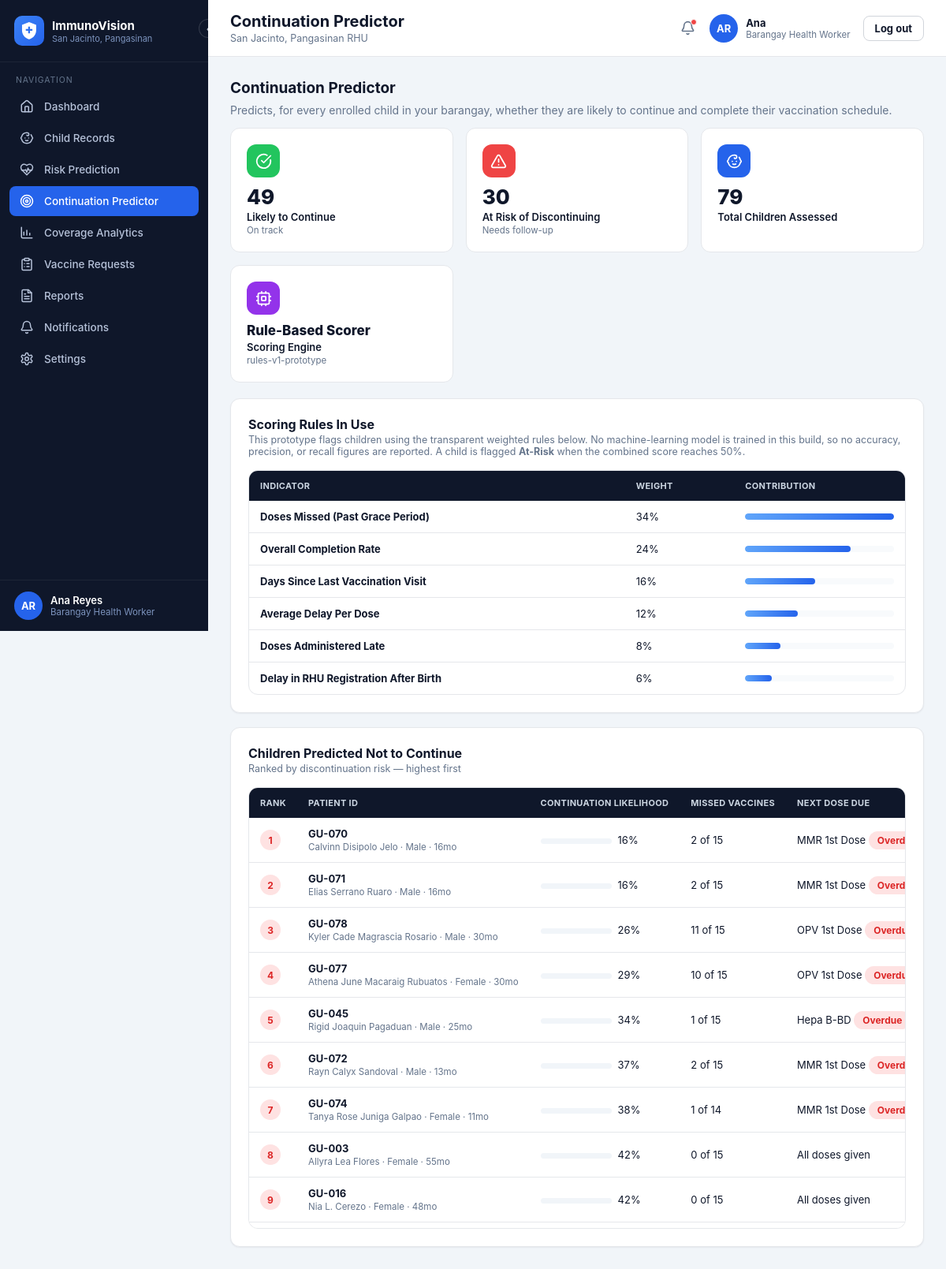
/bhw/continuation (signed in), run on the app's committed database.
### models.py (models this page shows, shortened)
class User(UserMixin, db.Model):
    __tablename__ = "users"
    id = db.Column(db.Integer, primary_key=True)
    username = db.Column(db.String(64), unique=True, nullable=False)
    password_hash = db.Column(db.String(255), nullable=False)
    full_name = db.Column(db.String(150), nullable=False)
    role = db.Column(db.String(20), nullable=False)  # admin | rhu | bhw
    barangay_id = db.Column(db.Integer, db.ForeignKey("barangays.id"), nullable=True)
    is_active_flag = db.Column(db.Boolean, default=True, nullable=False)
    created_at = db.Column(db.DateTime, default=datetime.utcnow)
    last_login_at = db.Column(db.DateTime, nullable=True)
    @property
    def is_active(self):
        return self.is_active_flag
    @property
    def role_label(self):
        return {"admin": "System Administrator", "rhu": "RHU Personnel",
                "bhw": "Barangay Health Worker"}.get(self.role, self.role)

class VaccineType(db.Model):
    __tablename__ = "vaccine_types"
    id = db.Column(db.Integer, primary_key=True)
    code = db.Column(db.String(20), unique=True, nullable=False)
    name = db.Column(db.String(100), nullable=False)
    antigen_id = db.Column(db.Integer, db.ForeignKey("vaccine_antigens.id"), nullable=False)
    dose_number = db.Column(db.Integer, nullable=False, default=1)
    recommended_age_days = db.Column(db.Integer, nullable=False, default=0)
    antigen = db.relationship("VaccineAntigen")

class Barangay(db.Model):
    __tablename__ = "barangays"
    id = db.Column(db.Integer, primary_key=True)
    name = db.Column(db.String(100), unique=True, nullable=False)
    children = db.relationship("Child", backref="barangay", lazy="dynamic")
    users = db.relationship("User", backref="barangay", lazy="dynamic")

class Child(db.Model):
    __tablename__ = "children"
    id = db.Column(db.Integer, primary_key=True)
    full_name = db.Column(db.String(150), nullable=False)
    sex = db.Column(db.String(1), nullable=False)  # M | F
    date_of_birth = db.Column(db.Date, nullable=False)
    barangay_id = db.Column(db.Integer, db.ForeignKey("barangays.id"), nullable=False)
    address = db.Column(db.String(255))
    guardian_name = db.Column(db.String(150))
    guardian_contact = db.Column(db.String(50))
    date_registered = db.Column(db.Date, default=date.today)
    vitamin_a_date = db.Column(db.Date, nullable=True)
    mnp_given = db.Column(db.Boolean, default=False)
    number_of_visits = db.Column(db.Integer, default=0)
    moved_out = db.Column(db.Boolean, default=False, nullable=False)
    source = db.Column(db.String(20), default="synthetic")  # "real" | "synthetic"
    created_by_id = db.Column(db.Integer, db.ForeignKey("users.id"), nullable=True)
    created_at = db.Column(db.DateTime, default=datetime.utcnow)
    vaccination_records = db.relationship(
        "VaccinationRecord", backref="child", lazy="dynamic", cascade="all, delete-orphan"
    )
    risk_assessments = db.relationship(
        "RiskAssessment", backref="child", lazy="dynamic", cascade="all, delete-orphan",
        order_by="desc(RiskAssessment.computed_at)",
    )
    @property
    def age_in_days(self):
        return (date.today() - self.date_of_birth).days
    @property
    def age_display(self):
        days = self.age_in_days
        months = days // 30
        return f"{days}d" if months < 1 else f"{months}mo"

### app.py (the view)
@bhw_bp.route("/continuation")
def continuation():
    bid = current_user.barangay_id
    vt_lookup = {vt.code: vt for vt in VaccineType.query.all()}
    rows = at_risk_table(bid)
    for r in rows:
        r["continuation_pct"] = 100 - r["risk_score"]
        r["next_dose"] = _next_dose_for(r["child"], vt_lookup)
    engine = dp.model_info()
    return render_template("bhw_continuation.html", **_bhw_ctx(
        "continuation", page_title="Continuation Predictor", rows=rows, stats=dashboard_stats(bid),
        dist=risk_distribution(bid), engine=engine, scoring_rules=dp.SCORING_RULES,
        feature_labels=dp.FEATURE_LABELS,
    ))

### app.py (called while the page is built)
def create_app():
    app = Flask(__name__)
    app.config["SECRET_KEY"] = os.environ.get("SECRET_KEY", "dev-secret-key-change-in-production")
    app.config["SQLALCHEMY_DATABASE_URI"] = os.environ.get(
        "DATABASE_URL", f"sqlite:///{DB_PATH}"
    )
    app.config["SQLALCHEMY_TRACK_MODIFICATIONS"] = False
    os.makedirs(os.path.dirname(DB_PATH), exist_ok=True)
    db.init_app(app)
    login_manager.init_app(app)
    app.register_blueprint(auth_bp)
    app.register_blueprint(rhu_bp)
    app.register_blueprint(bhw_bp)
    app.register_blueprint(admin_bp)
    app.register_blueprint(api_bp)
    @login_manager.user_loader
    def load_user(user_id):
        return db.session.get(User, int(user_id))
    @app.context_processor
    def inject_globals():
        return {"today": date.today()}
    return app

def role_required(*roles):
    from functools import wraps
    def decorator(view_func):
        @wraps(view_func)
        def wrapped(*args, **kwargs):
            if not current_user.is_authenticated or current_user.role not in roles:
                abort(403)
            return view_func(*args, **kwargs)
        return wrapped
    return decorator

def build_nav(spec):
    return [{"key": k, "icon": i, "label": l, "url": url_for(e)} for k, i, l, e in spec]

def _children_query(barangay_id=None):
    q = Child.query
    return q.filter(Child.barangay_id == barangay_id) if barangay_id else q

def _cache(key, builder):
    if not has_request_context():
        return builder()
    store = getattr(g, "_iv_cache", None)
    if store is None:
        store = g._iv_cache = {}
    if key not in store:
        store[key] = builder()
    return store[key]

def _vaccine_types_by_id():
    return _cache("vaccine_types", lambda: {vt.id: vt for vt in VaccineType.query.all()})

def _records_by_child():
    def build():
        out = defaultdict(list)
        for record in VaccinationRecord.query.all():
            out[record.child_id].append(record)
        return out
    return _cache("records", build)

def _latest_risk_by_child():
    def build():
        out = {}
        for ra in RiskAssessment.query.order_by(
            RiskAssessment.computed_at.asc(), RiskAssessment.id.asc()
        ).all():
            out[ra.child_id] = ra  # later rows overwrite earlier -> newest wins
        return out
    return _cache("risk", build)

def _is_fully_immunized(child):
    due, missed = _due_and_missed(child)
    return True if due == 0 else ((due - missed) / due >= 0.9)

### templates/bhw_continuation.html (shortened to what this page needs)
{% extends "layout_app.html" %}
{% from "_icons.html" import icon %}
{% block content %}
<div class="page-head"><h2>Continuation Predictor</h2></div>
<p class="text-muted" style="margin-top:-10px;">Predicts, for every enrolled child in your barangay, whether they are likely to continue and complete their vaccination schedule.</p>
<div class="stat-grid">
  <div class="stat-card"><div class="stat-icon bg-green">{{ icon('check-circle', 21) }}</div><div class="stat-value">{{ dist.low_count }}</div><div class="stat-label">Likely to Continue</div><div class="stat-caption">On track</div></div>
  <div class="stat-card"><div class="stat-icon bg-red">{{ icon('alert-triangle', 21) }}</div><div class="stat-value">{{ rows|length }}</div><div class="stat-label">At Risk of Discontinuing</div><div class="stat-caption">Needs follow-up</div></div>
  <div class="stat-card"><div class="stat-icon bg-blue">{{ icon('baby', 21) }}</div><div class="stat-value">{{ stats.total_children }}</div><div class="stat-label">Total Children Assessed</div></div>
  <div class="stat-card">
    <div class="stat-icon bg-purple">{{ icon('cpu', 21) }}</div>
    <div class="stat-value" style="font-size:17px;">{{ engine.engine }}</div>
    <div class="stat-label">Scoring Engine</div>
    <div class="stat-caption">{% if engine.trained %}Selected by recall{% else %}{{ engine.version }}{% endif %}</div>
  </div>
</div>
{% if engine.trained %}
<div class="card card-pad" style="margin-bottom:18px;">
  <div class="card-title">Model Comparison</div>
  <div class="card-sub">3 algorithms were trained and evaluated on the same dataset; the strongest one is deployed for live predictions.</div>
  <div class="table-wrap auto-height">
  <table class="data-table">
    <thead><tr><th>Algorithm</th><th>Accuracy</th><th>Precision</th><th>Recall</th><th>F1-Score</th><th>ROC-AUC</th><th></th></tr></thead>
    <tbody>
    {% for name, m in engine.all_metrics.items() %}
      <tr {% if name == engine.engine %}style="background:var(--primary-light);"{% endif %}>
        <td><b>{{ name }}</b></td>
        <td>{{ (m.accuracy * 100)|round(1) }}%</td>
        <td>{{ (m.precision * 100)|round(1) }}%</td>
        <td>{{ (m.recall * 100)|round(1) }}%</td>
        <td>{{ (m.f1 * 100)|round(1) }}%</td>
        <td>{{ (m.roc_auc * 100)|round(1) }}%</td>
        <td>{% if name == engine.engine %}<span class="badge badge-blue">Deployed</span>{% endif %}</td>
      </tr>
    {% endfor %}
    </tbody>
  </table>
{% else %}
<div class="card card-pad" style="margin-bottom:18px;">
  <div class="card-title">Scoring Rules In Use</div>
  <div class="card-sub">This prototype flags children using the transparent weighted rules below.
    No machine-learning model is trained in this build, so no accuracy, precision, or recall
    figures are reported. A child is flagged <b>At-Risk</b> when the combined score reaches 50%.</div>
  <div class="table-wrap auto-height">
  <table class="data-table">
    <thead><tr><th>Indicator</th><th>Weight</th><th>Contribution</th></tr></thead>
    <tbody>
    {% for key, weight in scoring_rules.items() %}
      <tr>
        <td><b>{{ feature_labels.get(key, key) }}</b></td>
        <td>{{ (weight * 100)|round(0)|int }}%</td>
        <td>
          <div class="bar-track"><div class="bar-fill" style="width: {{ (weight * 100 / 0.34)|round(1) }}%;"></div></div>
        </td>
      </tr>
    {% endfor %}
    </tbody>
  </table>
{% endif %}
  </div>
</div>
<div class="card card-pad">
  <div class="card-title">Children Predicted Not to Continue</div>
  <div class="card-sub">Ranked by discontinuation risk — highest first</div>
  <div class="table-wrap">
  <table class="data-table">
    <thead><tr><th>Rank</th><th>Patient ID</th><th>Continuation Likelihood</th><th>Missed Vaccines</th><th>Next Dose Due</th><th>Last Visit</th><th>Recommendation</th></tr></thead>
    <tbody>
    {% for r in rows %}
      <tr>
        <td><span class="rank-badge">{{ loop.index }}</span></td>
        <td><b>{{ r.child.barangay.name[:2]|upper }}-{{ '%03d'|format(r.child.id) }}</b><br><span class="text-muted" style="font-size:11.5px">{{ r.child.full_name }} · {{ 'Male' if r.child.sex=='M' else 'Female' }} · {{ r.child.age_display }}</span></td>
        <td><span class="progress-track"><span class="progress-fill {{ 'red' if r.continuation_pct < 30 else 'amber' }}" style="width:{{ r.continuation_pct }}%"></span></span>{{ r.continuation_pct }}%</td>
        <td>{{ r.missed }} of {{ r.due }}</td>
        <td>
          {% if r.next_dose %}
            {{ r.next_dose.name }}{% if r.next_dose.overdue %} <span class="badge badge-red">Overdue</span>{% endif %}
          {% else %}All doses given{% endif %}
        </td>
      </tr>
    {% else %}
      <tr><td colspan="7"><div class="empty-state"><div class="ic">{{ icon('check-circle', 34) }}</div><div class="t">No children currently predicted to discontinue</div></div></td></tr>
    {% endfor %}
    </tbody>
  </table>
  </div>
</div>
{% endblock %}

### templates/layout_app.html (shortened to what this page needs)
{% extends "base.html" %}
{% from "_brand.html" import brand_mark %}
{% from "_icons.html" import icon %}
{% block body %}
<div class="app-shell">
  <aside class="sidebar" id="sidebar">
    <div class="sidebar-header">
      {{ brand_mark(38, 10) }}
      <div class="brand-text">
        <div class="t1">ImmunoVision</div>
        <div class="t2">San Jacinto, Pangasinan</div>
      </div>
      <button class="sidebar-toggle" id="sidebarToggle" type="button" title="Collapse sidebar">‹</button>
    </div>
    <div class="sidebar-section-label">Navigation</div>
    <nav class="sidebar-nav">
      {% for item in nav_items %}
      <a class="nav-item {% if item.key == active %}active{% endif %}" href="{{ item.url }}">
        <span class="icon">{{ icon(item.icon, 18) }}</span>
        <span class="label">{{ item.label }}</span>
      </a>
      {% endfor %}
    </nav>
    <div class="sidebar-footer">
      <div class="avatar-chip">{{ current_user.full_name.split(' ')|map('first')|join('') }}</div>
      <div class="who">
        <div class="name">{{ current_user.full_name }}</div>
        <div class="role">{{ current_user.role_label }}</div>
      </div>
    </div>
  </aside>
  <div class="main-col">
    <header class="topbar">
      <div>
        <h1>{% block page_title %}{{ page_title|default('') }}{% endblock %}</h1>
        <div class="subtitle">{% block page_subtitle %}{{ page_subtitle|default('San Jacinto, Pangasinan RHU') }}{% endblock %}</div>
      </div>
      <div class="topbar-right">
        <a href="{{ notif_url|default('#') }}" class="bell-btn" title="Notifications">{{ icon('bell', 19) }}{% if unread_count and unread_count > 0 %}<span class="bell-dot"></span>{% endif %}</a>
        <div class="account-chip">
          <div class="avatar-chip">{{ current_user.full_name.split(' ')|map('first')|join('') }}</div>
          <div class="who">
            <div class="name">{{ current_user.full_name.split(' ')[0] }}</div>
            <div class="role">{{ current_user.role_label }}</div>
          </div>
          <a href="{{ url_for('auth.logout') }}" class="btn btn-outline btn-sm" style="margin-left:6px;">Log out</a>
        </div>
      </div>
    </header>
    <main class="content">
      {% block content %}{% endblock %}
    </main>
  </div>
</div>
{% endblock %}

### data on the page
User: full_name "Ana Reyes", role_label "Barangay Health Worker", full_name "Ana"
VaccineType: child.barangay "GU", child.full_name "Calvinn Disipolo Jelo", child.age_display "16mo", continuation_pct "16", missed "2", due "15", next_dose.name "MMR 1st Dose", shows "Overdue", child.full_name "Elias Serrano Ruaro", child.full_name "Rayn Calyx Sandoval", child.age_display "13mo", continuation_pct "37", child.full_name "Tanya Rose Juniga Galpao", child.age_display "11mo", continuation_pct "38", missed "1", due "14"
Child: child.id "070", sex "Male"
Child: child.id "071", sex "Male"
VaccineType: child.barangay "GU", child.full_name "Kyler Cade Magrascia Rosario", child.age_display "30mo", continuation_pct "26", missed "11", due "15", next_dose.name "OPV 1st Dose", shows "Overdue", child.full_name "Athena June Macaraig Rubuatos", continuation_pct "29", missed "10"
Child: child.id "078", sex "Male"
Child: child.id "077", sex "Female"
VaccineType: child.barangay "GU", child.full_name "Rigid Joaquin Pagaduan", child.age_display "25mo", continuation_pct "34", missed "1", due "15", next_dose.name "Hepa B-BD", shows "Overdue"
Child: child.id "045", sex "Male"
Child: child.id "072", sex "Male"
Child: child.id "074", sex "Female"
Barangay: child.barangay "GU" "GU"
Child: child.id "003", child.full_name "Allyra Lea Flores", sex "Female", child.age_display "55mo"
Child: child.id "016", child.full_name "Nia L. Cerezo", sex "Female", child.age_display "48mo"

### other printed values
{{ item.label }} "Dashboard" "Child Records" "Risk Prediction" "Continuation Predictor" "Coverage Analytics" "Vaccine Requests" "Reports" "Notifications" "Settings"
{{ current_user.full_name.split(' ')|map('first')|join('') }} "AR"
{{ page_title|default('') }} "Continuation Predictor"
{{ page_subtitle|default('San Jacinto, Pangasinan RHU') }} "San Jacinto, Pangasinan RHU"
{{ dist.low_count }} "49"
{{ rows|length }} "30"
{{ stats.total_children }} "79"
{{ engine.engine }} "Rule-Based Scorer"
{{ engine.version }} "rules-v1-prototype"
{{ feature_labels.get(key, key) }} "Doses Missed (Past Grace Period)" "Overall Completion Rate" "Days Since Last Vaccination Visit" "Average Delay Per Dose" "Doses Administered Late" "Delay in RHU Registration After Birth"
{{ (weight * 100)|round(0)|int }} "34" "24" "16" "12" "8" "6"
{{ r.continuation_pct }} "42" "42"
{{ r.missed }} "0" "0"
{{ r.due }} "15" "15"
